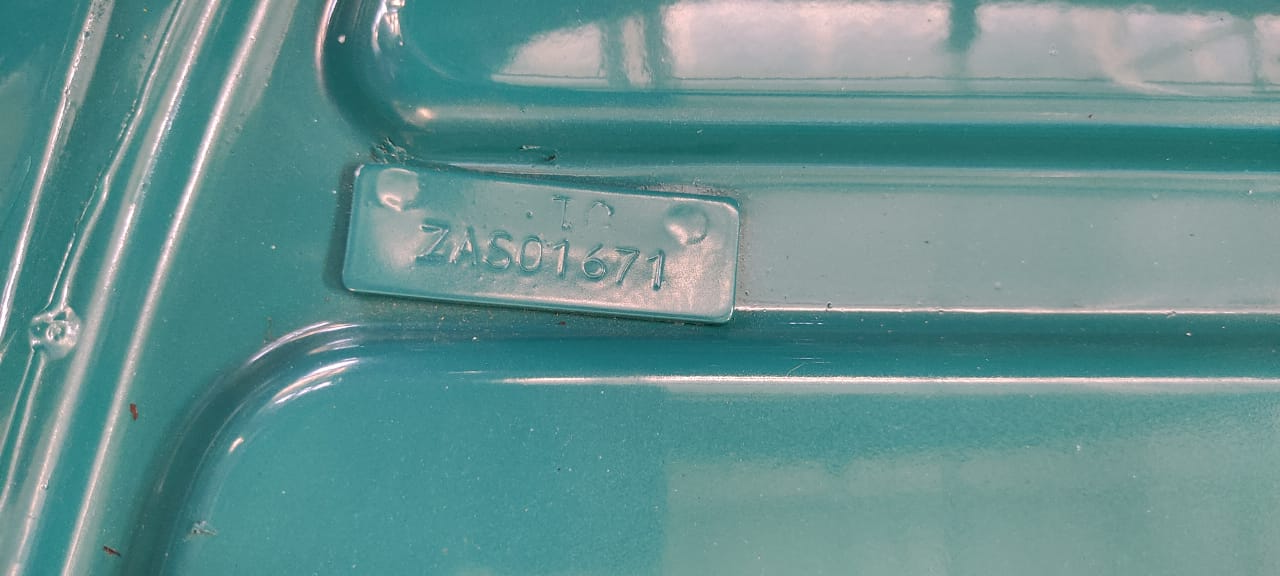
#> input picture images/2.jpeg, 1280 x 576 px, given in place of 240.jpg, which was not available
$ python picture_from_webcam.py   (older library calls are emulated)
#> lines starting #> are read from the running program, lines starting #| are printed output that depends on the picture; after the words box and inside, x2 and y2 are one past the last pixel; in counts of white or black regions, pixels touching at a corner belong together; pictures that were not available may be replaced by others from this repository, and a replacement may not be noted
import cv2 as cv2
import numpy as np
import imutils
import pytesseract

# # Capture from web cam
# cap = cv2.VideoCapture(0)
#
# _,image = cap.read()
# You can load a saved file from disk
image = cv2.imread(r"C:\vltk sai reddy\OneDrive - VALKONTEK EMBEDDED IOT SERVICES PRIVATE LTD\Resources\Images\Engine_Chassis_Numbers\240.jpg")
#> image is the input picture: shape (576, 1280, 3); mean B, G, R 144.4, 144.9, 101.4
img = cv2.cvtColor(image, cv2.COLOR_BGR2GRAY)
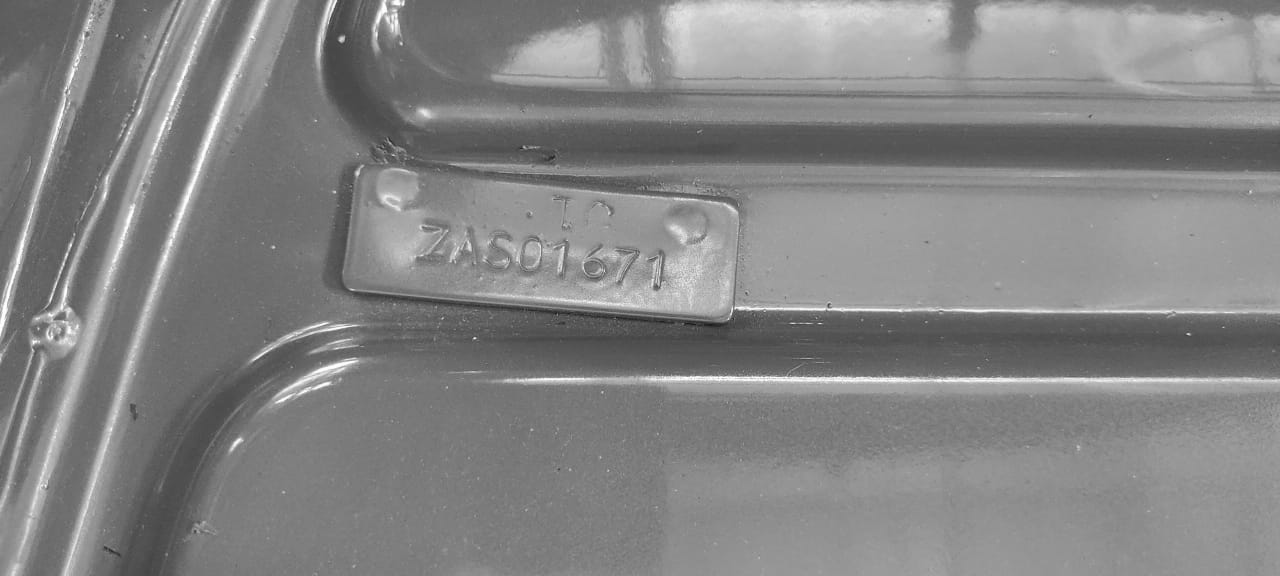
#> img: shape (576, 1280); min 23, max 255, mean 131.8
img = cv2.GaussianBlur(img, (7,7), 0)

# perform edge detection, then perform a dilation + erosion to
# close gaps in between object edges
edged = cv2.Canny(img, 20, 50)# Adjust these parameters according to your image
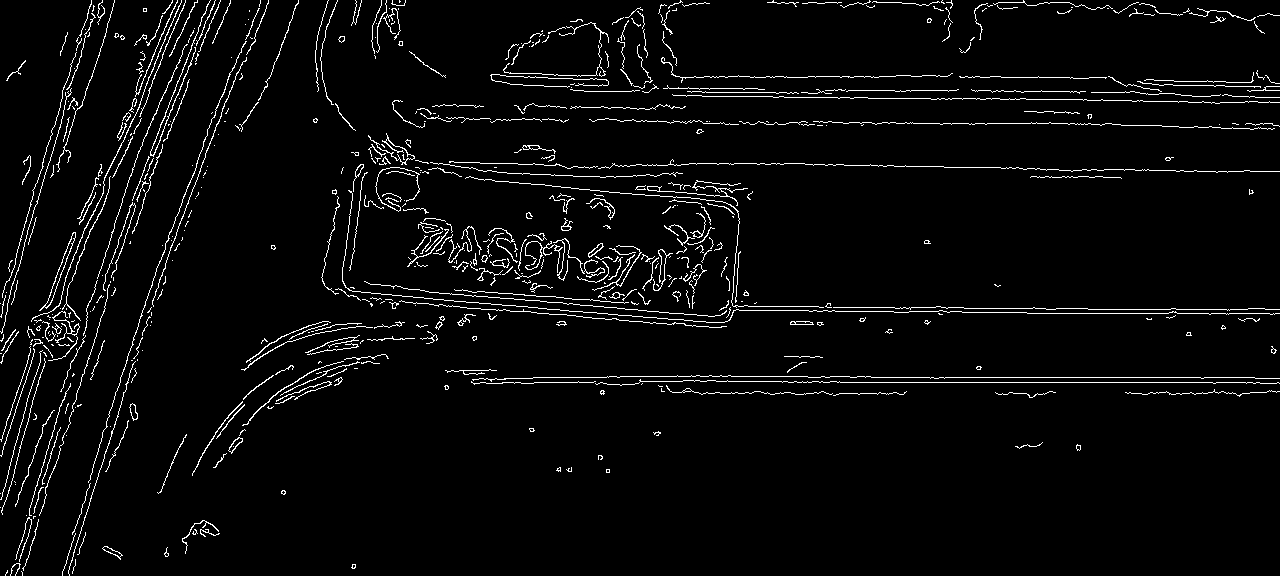
#> edged: shape (576, 1280); 3.8% white in thin lines or dots
dilate = cv2.dilate(edged, None, iterations=1)
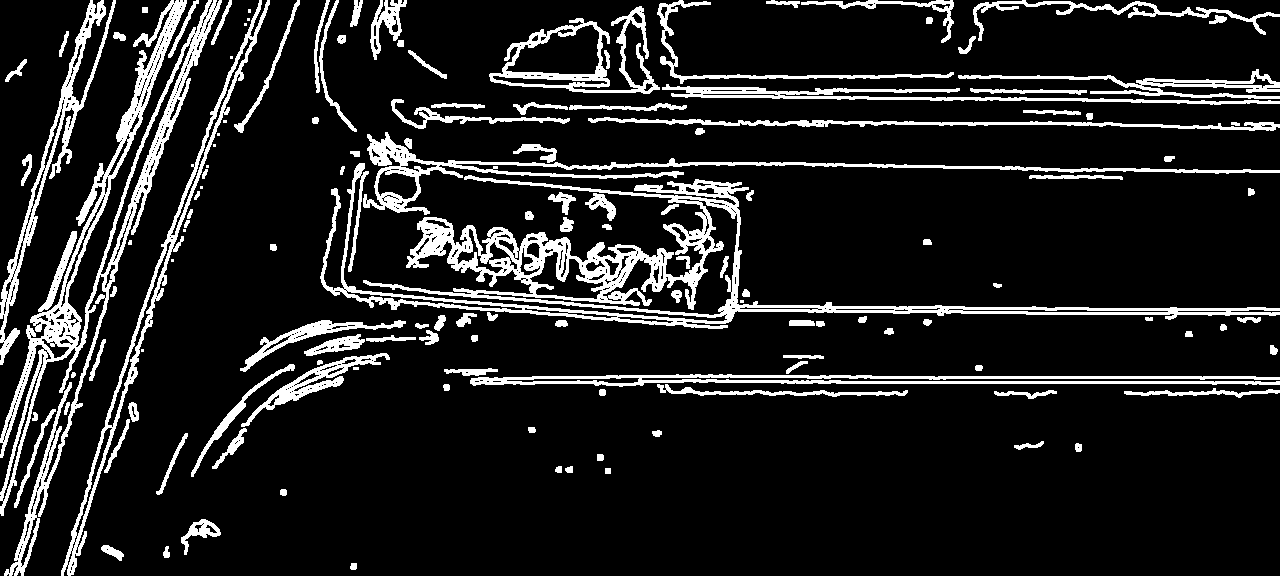
#> dilate: shape (576, 1280); 12.7% white; 138 white regions (15 under 20 px)
# We don't perform erosion, it completely depends on the image and need
# erode = cv2.erode(dilate, None, iterations=1)

# make an empty mask
mask = np.ones(img.shape[:2], dtype="uint8") * 255

# find contours
cnts,hierarchy = cv2.findContours(edged.copy(), cv2.RETR_EXTERNAL,cv2.CHAIN_APPROX_SIMPLE)
#> cnts = 584 contours, 535 with area under 20; largest, box (x1, y1, x2, y2) and area: (39, 232, 76, 311) 306, (228, 437, 243, 454) 87, (129, 403, 138, 421) 80, (102, 546, 123, 560) 80, (647, 180, 748, 206) 76
cnts = cnts[0] if imutils.is_cv2() else cnts[1]
#> cnts = [[21, 571], [22, 572], [22, 575], [22, 572]]

orig = img.copy()
for c in cnts:
    # if the contour is not sufficiently large, ignore it
    if cv2.contourArea(c) < 200:
        cv2.drawContours(mask, [c], -1, 0, -1)

    x,y,w,h = cv2.boundingRect(c)

    # Filter and remove more contours according to your need
    if(w>h):
        cv2.drawContours(mask, [c], -1, 0, -1)
#> this loop made 4 passes
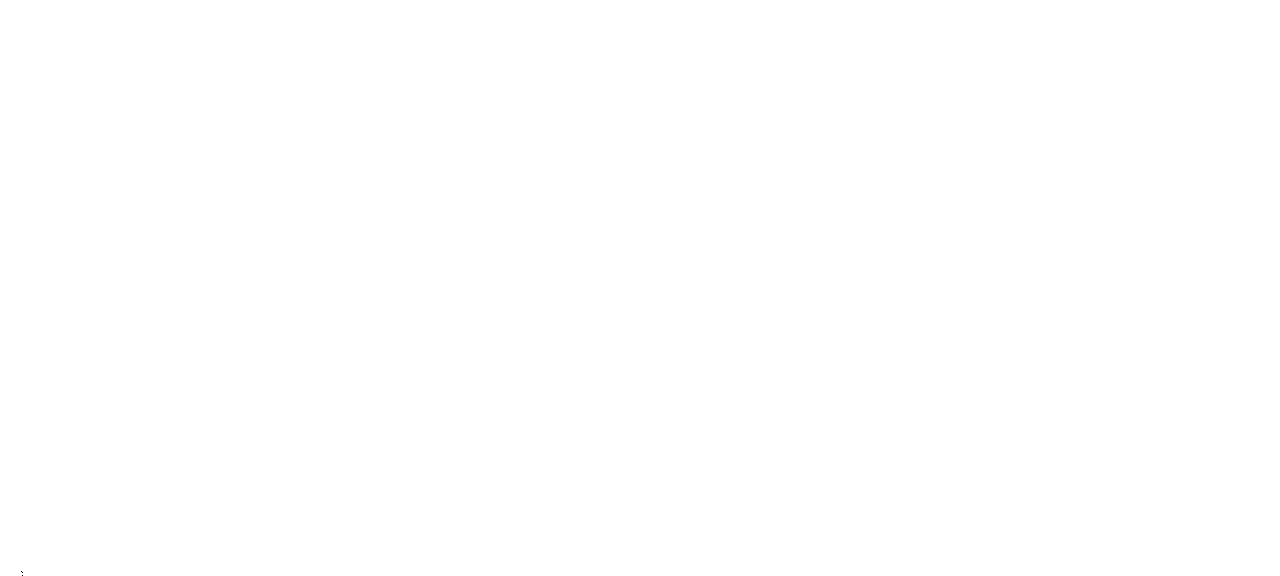
#> mask: shape (576, 1280); 100% white; black in thin lines or dots, all inside (x1, y1, x2, y2) = (21, 571, 23, 576)

# Remove those ignored contours
newimage = cv2.bitwise_and(dilate.copy(), dilate.copy(), mask=mask)
#> newimage: shape (576, 1280); 12.7% white; 138 white regions (15 under 20 px), largest, box (x1, y1, x2, y2) and area: (320, 163, 1280, 329) 21094, (0, 0, 222, 576) 15548, (363, 132, 1280, 215) 5858
# Dilate again if necessary
img2 = cv2.dilate(newimage, None, iterations=1)
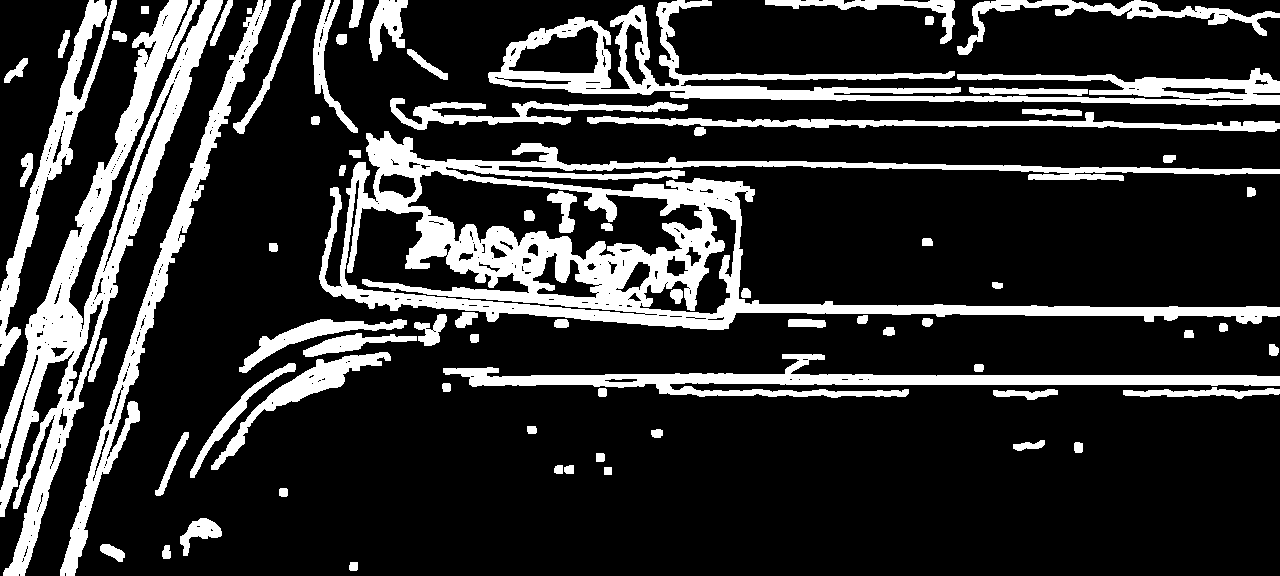
#> img2: shape (576, 1280); 19.8% white; 75 white regions, largest, box (x1, y1, x2, y2) and area: (319, 131, 1280, 330) 43530, (0, 0, 223, 576) 24643, (488, 0, 1280, 106) 17087
ret2,th1 = cv2.threshold(newimage,0,255,cv2.THRESH_BINARY_INV | cv2.THRESH_OTSU)
#> ret2 = 0

# tesseract on the filtered image
#> (the run stopped early here; a loop or call above may not have finished)

$ run again, on images/3.jpeg
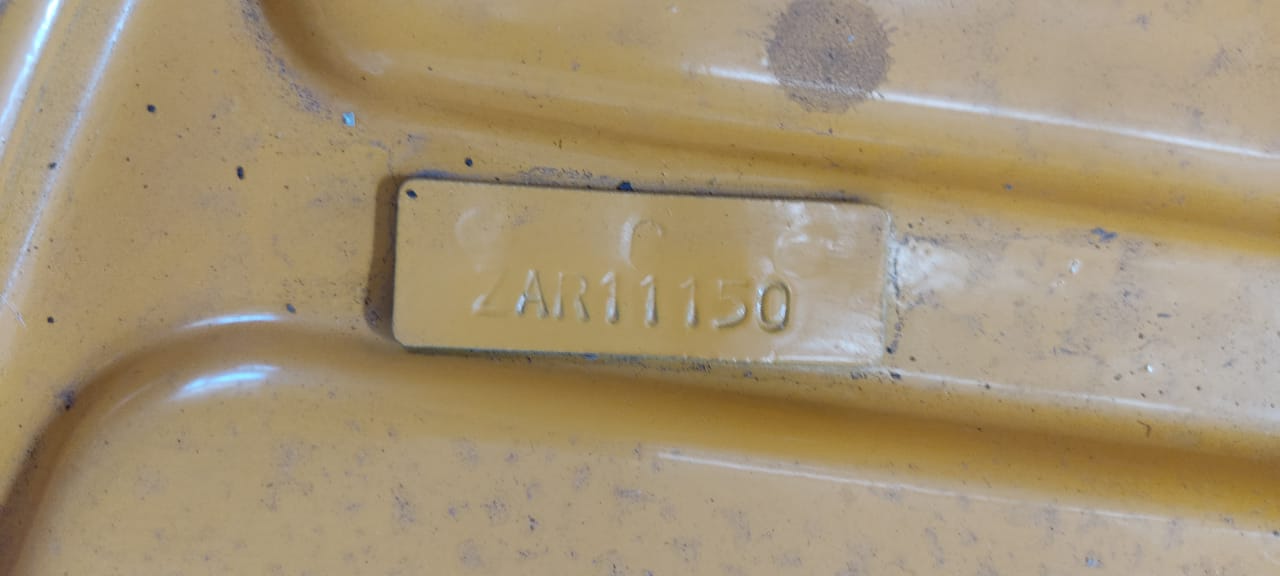
#> input picture images/3.jpeg, 1280 x 576 px, given in place of 240.jpg, which was not available
#> image is the input picture: shape (576, 1280, 3); mean B, G, R 116.9, 147.2, 164.8
#> `edged = cv2.Canny(img, 20, 50)# Adjust these parameters according to y..`:
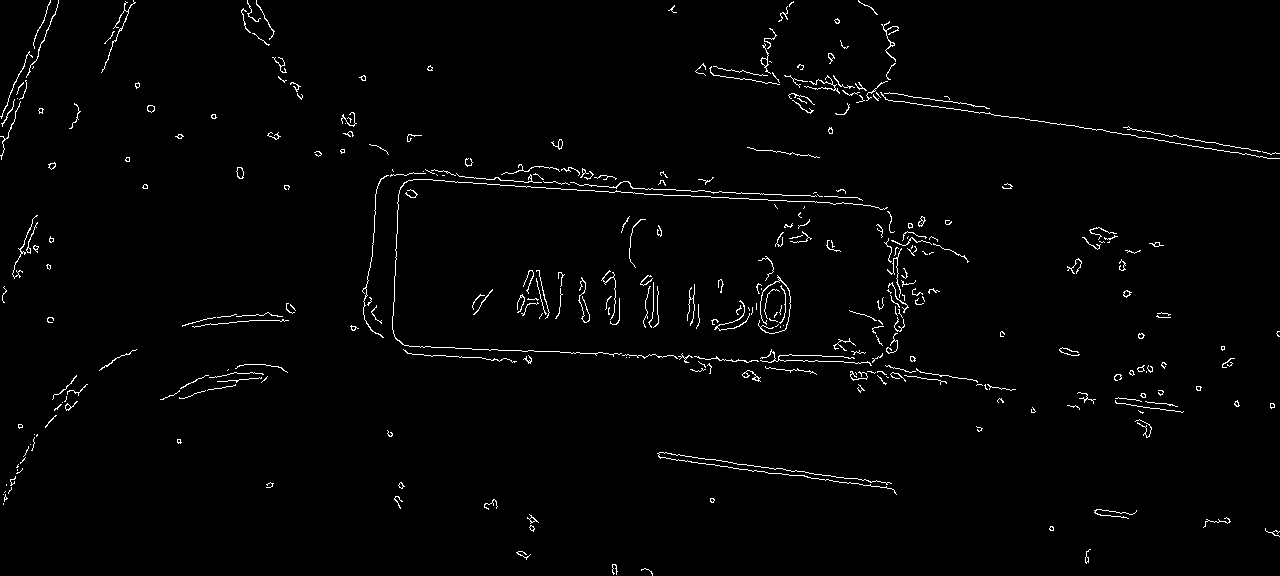
#> edged: shape (576, 1280); 1.6% white in thin lines or dots
#> dilate: shape (576, 1280); 5.5% white; 156 white regions (2 under 20 px)
#> `cnts,hierarchy = cv2.findContours(edged.copy(), cv2.RETR_EXTERNAL,cv2...`: cnts = 336 contours, 313 with area under 20; largest, box (x1, y1, x2, y2) and area: (236, 167, 244, 179) 60, (760, 43, 771, 74) 50, (742, 370, 761, 382) 43, (881, 21, 899, 62) 40, (147, 105, 155, 113) 40
#> `cnts = cnts[0] if imutils.is_cv2() else cnts[1]`: cnts = contour of 21 points, box (x1, y1, x2, y2) (641, 568, 653, 576), area 2
#> the loop `for c in cnts:` made 21 passes
#> (x, y) on passes 1 to 8: (644, 568), (643, 569), (641, 569), (641, 570), (642, 569), (643, 569), (644, 568), (645, 568)
#> newimage: shape (576, 1280); 5.5% white; 156 white regions (2 under 20 px), largest, box (x1, y1, x2, y2) and area: (361, 163, 896, 375) 7756, (783, 20, 1280, 160) 3224, (883, 222, 970, 355) 2003
#> `img2 = cv2.dilate(newimage, None, iterations=1)`:
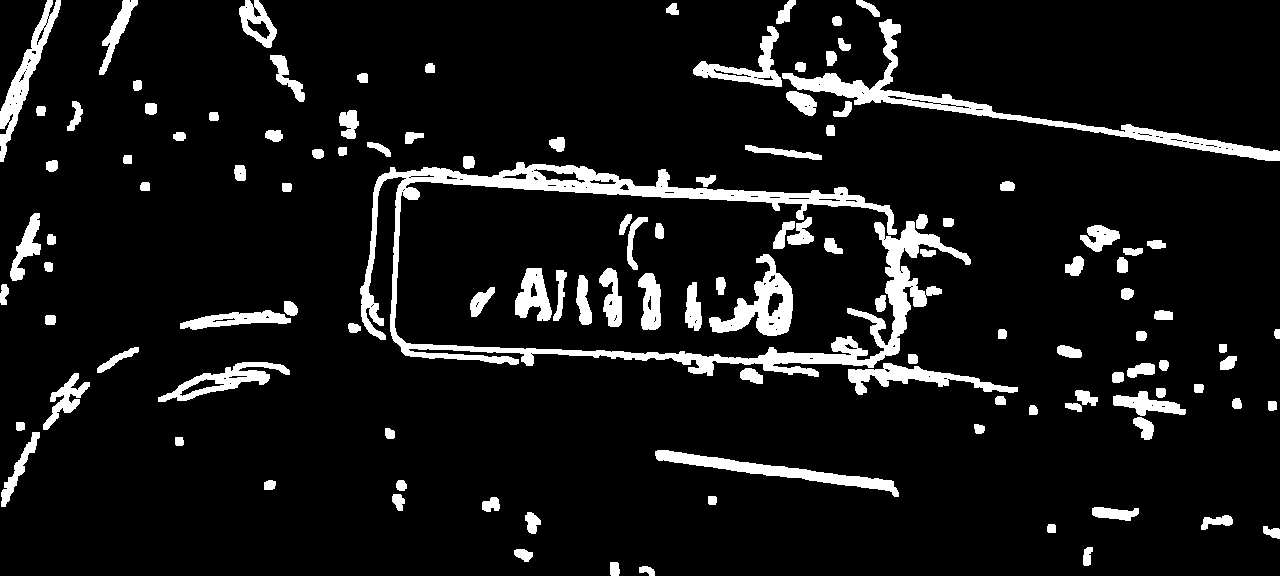
#> img2: shape (576, 1280); 8.8% white; 120 white regions, largest, box (x1, y1, x2, y2) and area: (360, 162, 971, 377) 18805, (782, 19, 1280, 161) 6054, (709, 254, 793, 336) 2746
#> ret2 = 0

$ run again, on images/4.jpeg
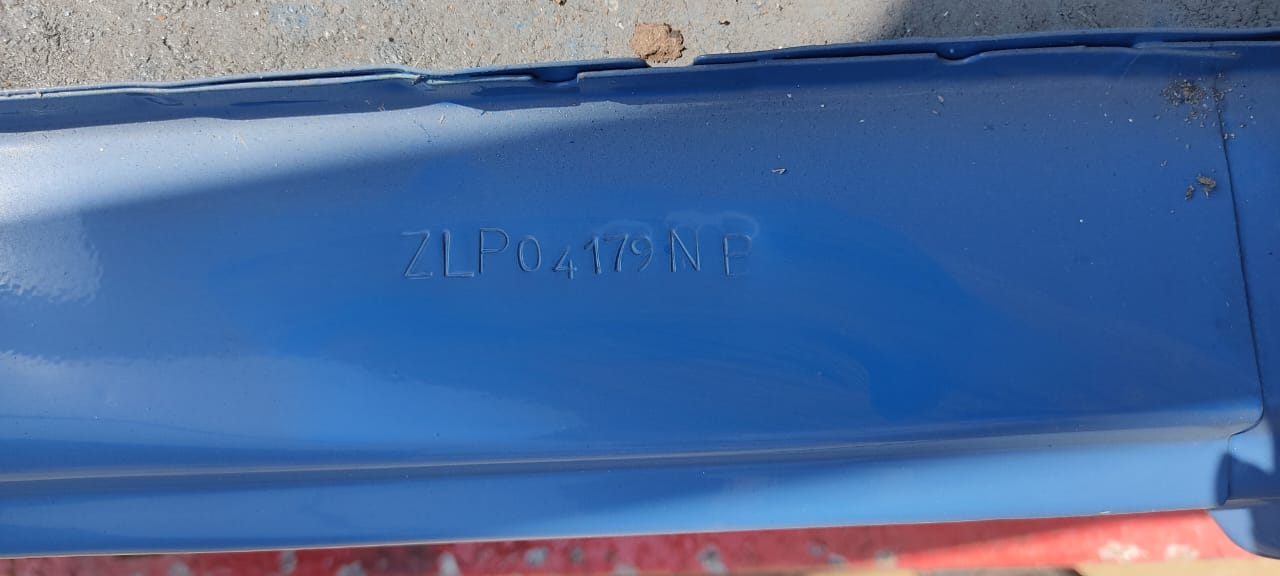
#> input picture images/4.jpeg, 1280 x 576 px, given in place of 240.jpg, which was not available
#> image is the input picture: shape (576, 1280, 3); mean B, G, R 156.2, 106.9, 75.3
#> `edged = cv2.Canny(img, 20, 50)# Adjust these parameters according to y..`:
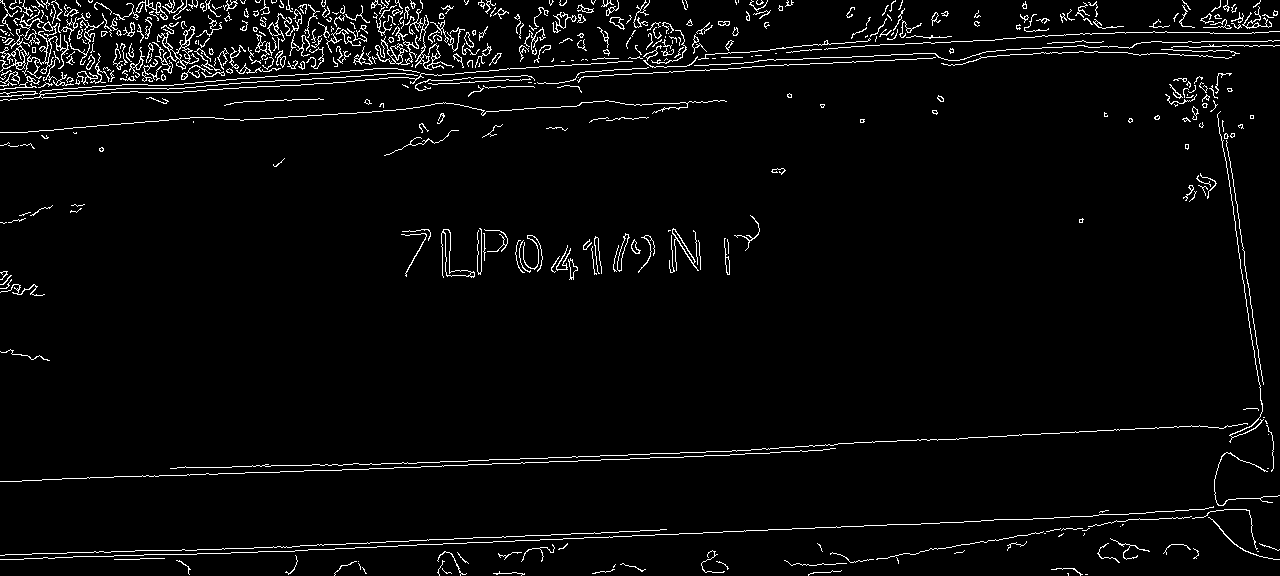
#> edged: shape (576, 1280); 3.5% white in thin lines or dots
#> dilate: shape (576, 1280); 11.2% white; 125 white regions (6 under 20 px)
#> `cnts,hierarchy = cv2.findContours(edged.copy(), cv2.RETR_EXTERNAL,cv2...`: cnts = 512 contours, 438 with area under 20; largest, box (x1, y1, x2, y2) and area: (157, 25, 199, 70) 420, (441, 229, 475, 278) 324, (375, 35, 419, 65) 218, (22, 31, 69, 76) 173, (672, 228, 699, 271) 154
#> `cnts = cnts[0] if imutils.is_cv2() else cnts[1]`: cnts = [[1085, 574], [1087, 574]]
#> the loop `for c in cnts:` made 2 passes
#> (x, y, w, h) on passes 1 to 2: (1085, 574, 1, 1), (1087, 574, 1, 1)
#> newimage: shape (576, 1280); 11.2% white; 125 white regions (6 under 20 px), largest, box (x1, y1, x2, y2) and area: (0, 0, 1280, 102) 39717, (0, 110, 1280, 507) 9290, (0, 505, 1280, 567) 8376
#> `img2 = cv2.dilate(newimage, None, iterations=1)`:
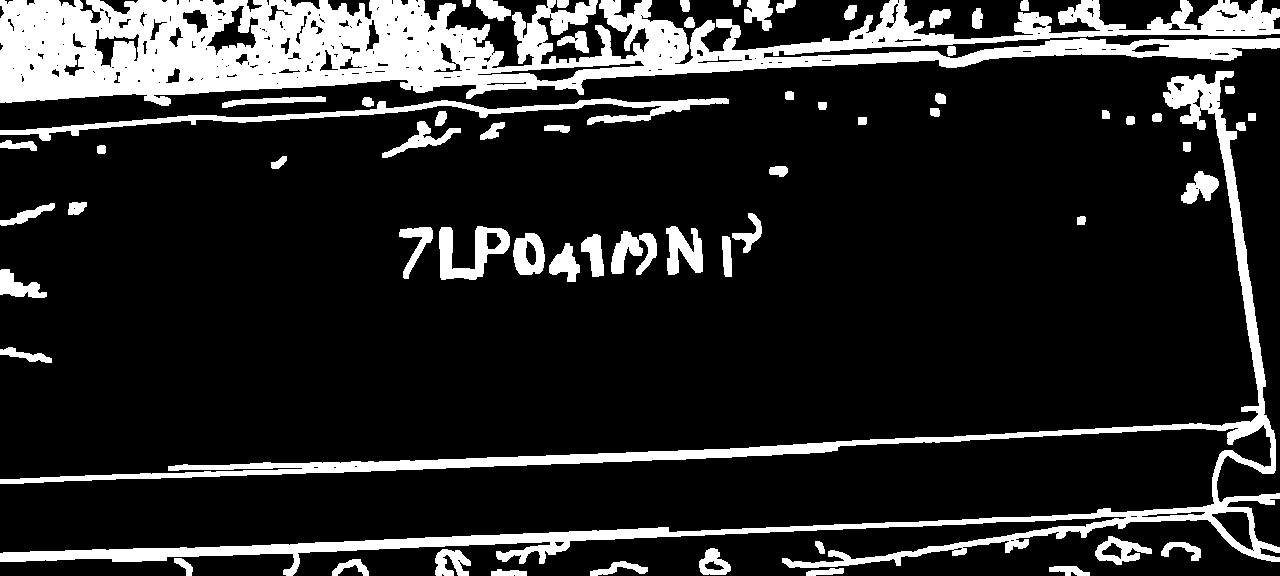
#> img2: shape (576, 1280); 16.4% white; 65 white regions, largest, box (x1, y1, x2, y2) and area: (0, 0, 1280, 106) 64880, (0, 71, 1280, 576) 31225, (0, 98, 729, 141) 4823
#> ret2 = 0
